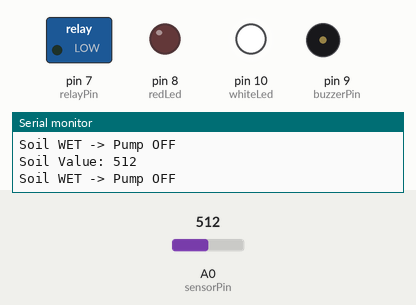
A sketch run on a simulated Arduino Uno, built with avr-gcc and run on an emulated ATmega328P. Parts: switched loads named in the sketch (green lamp = pin HIGH), output pins drawn as LEDs (lit = HIGH), buzzer (waves = sounding), the last lines printed to the serial monitor. The inputs (shaded band) are chosen by the test bench; at power-on: A0 (sensorPin) = 512.

Above: at 1.3 s.
1.4 s: A0 (sensorPin) set to 582
2.9 s: A0 (sensorPin) set to 612
At 4.1 s:
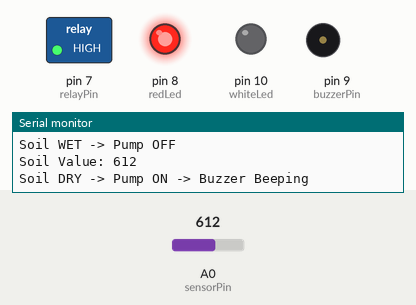
5.9 s: A0 (sensorPin) set to 590
At 6.7 s:
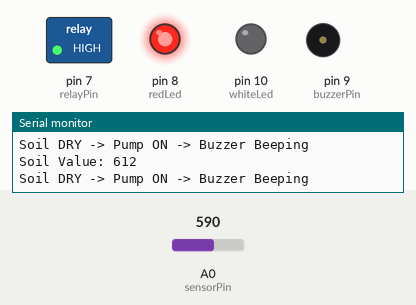
8.4 s: A0 (sensorPin) set to 610
At 8.55 s:
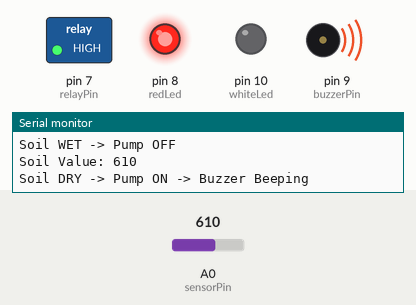
Timing chart, 0 to 12.4 s (numbered marks = the images above; inputs shaded):
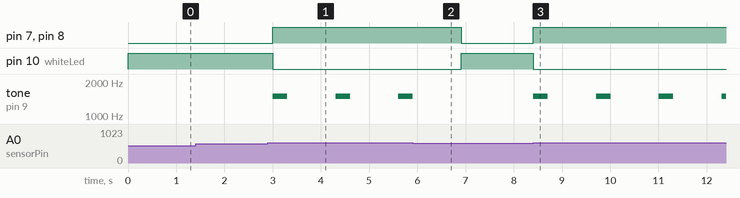

The sketch:

AutoPlantWaterSys.ino
```cpp
// -------------------------------------------
// SMART PLANT WATERING SYSTEM (1 sec pause)
// Relay = ACTIVE HIGH (HIGH = ON)
// Sensor YL-38/39: LOW = wet, HIGH = dry
// Buzzer keeps beeping with a 1 sec pause while soil is dry
// -------------------------------------------

int sensorPin = A0;
int relayPin = 7;
int redLed = 8;
int buzzerPin = 9;
int whiteLed = 10;

int threshold = 600;

void setup() {
  pinMode(relayPin, OUTPUT);
  pinMode(redLed, OUTPUT);
  pinMode(whiteLed, OUTPUT);
  pinMode(buzzerPin, OUTPUT);

  digitalWrite(relayPin, LOW); // Pump OFF
  digitalWrite(redLed, LOW);
  digitalWrite(whiteLed, LOW);

  Serial.begin(9600);
}

void loop() {

  int sensorValue = analogRead(sensorPin);
  Serial.print("Soil Value: ");
  Serial.println(sensorValue);

  bool isSoilDry = (sensorValue >= threshold);

  // ============================
  // SOIL DRY
  // ============================
  if (isSoilDry) {
    digitalWrite(relayPin, HIGH);   // Pump ON
    digitalWrite(redLed, HIGH);
    digitalWrite(whiteLed, LOW);
    Serial.println("Soil DRY -> Pump ON -> Buzzer Beeping");

    tone(buzzerPin, 1500);   // 1.5 kHz tone
    delay(300);              // 0.3 sec beep
    noTone(buzzerPin);
    delay(1000);             // >>> 1 sec pause <<<
  }

  // ============================
  // SOIL WET
  // ============================
  else {
    digitalWrite(relayPin, LOW);   // Pump OFF
    digitalWrite(redLed, LOW);
    digitalWrite(whiteLed, HIGH);
    noTone(buzzerPin);

    Serial.println("Soil WET -> Pump OFF");

    delay(500);
  }
}
```

Measured:
- the behaviour switches between 599 and 600 on A0 (sensorPin) (found by bisection; images 0 and 1)
- after the input at 2.9 s, pin 7 (relayPin), pin 8 (redLed): LOW → HIGH after 0.10 s; pin 10 (whiteLed): HIGH → LOW after 0.10 s; tone on pin 9 (buzzerPin): alternates 1500 Hz for 0.30 s and silent for 1.0 s, starting after 0.10 s
- after the input at 5.9 s, pin 7 (relayPin), pin 8 (redLed): HIGH → LOW after 1.0 s; pin 10 (whiteLed): LOW → HIGH after 1.0 s; tone on pin 9 (buzzerPin): goes on until 5.9 s, then stays silent
- after the input at 8.4 s, pin 7 (relayPin), pin 8 (redLed): LOW → HIGH at once; pin 10 (whiteLed): HIGH → LOW at once; tone on pin 9 (buzzerPin): alternates 1500 Hz for 0.30 s and silent for 1.0 s, starting at once
